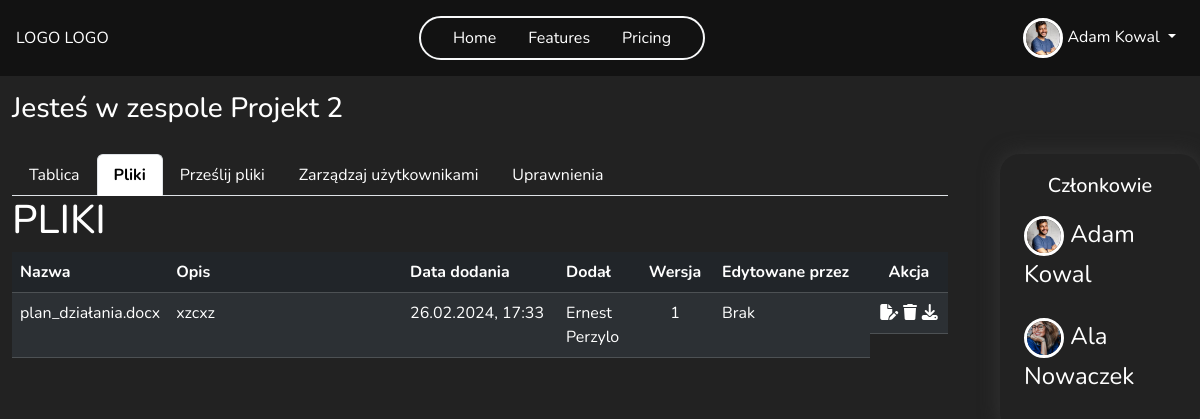
Page /team/4/files (signed in) on the earlier database version.
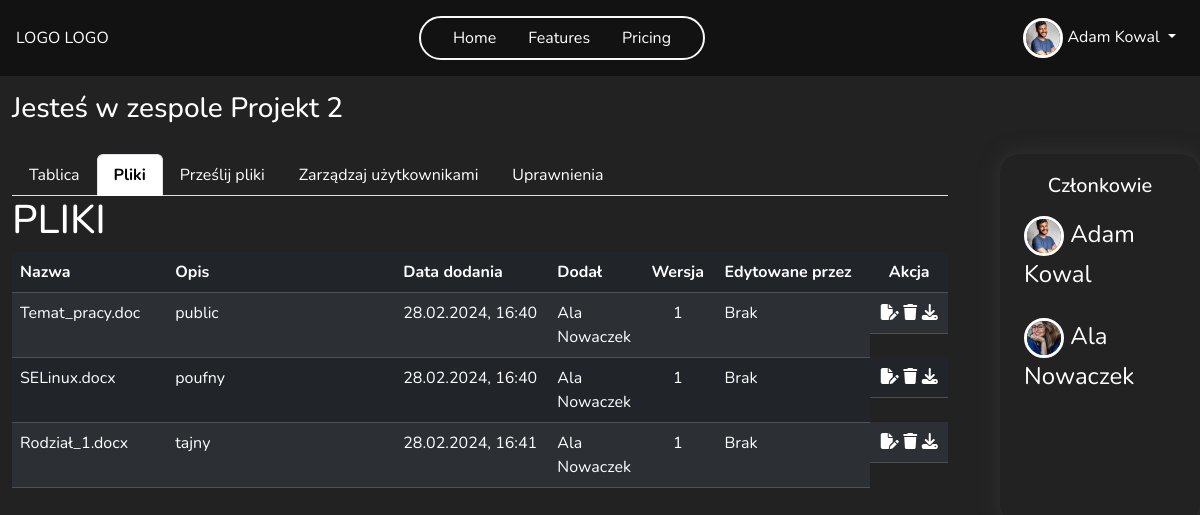
Same page on the later database version.
### main/models.py (models this page shows, shortened)
class Profile(models.Model):
    user = models.OneToOneField(User, on_delete=models.CASCADE)
    image = models.ImageField(default='default.jpg', upload_to=UniqueFileName('profile_pics'))
    bio = models.TextField(max_length=500, blank=True, null=True)
    country = CountryField(default = 'PL')
    age = models.PositiveSmallIntegerField(blank=True, null=True)
    phone_number = models.CharField(max_length=20, blank=True, null=True)
    website = models.CharField(max_length=255, blank=True, null=True)

class Team(models.Model):
    name = models.CharField(max_length=255)
    founder = models.ForeignKey(User, on_delete=models.CASCADE, related_name='team_founder')
    members = models.ManyToManyField(User, through='TeamMembership', related_name='team_member', blank=True)
    key = models.OneToOneField(Key, on_delete=models.SET_NULL, null=True, blank=True, related_name='team_key', unique=True)
    def get_members(self):
        return TeamMembership.objects.filter(team=self)
    class Meta:
        permissions = [
            ("add_new_member", "Can add new team memeber"),
            ("delete_member", "Can delete team memeber"),
            ("manage_perms", "Can manage all permission in team")
        ]

class File(models.Model):
    PRIVACY_CHOICES = [
        ('public', 'Publiczny'),
        ('confidencial', 'Poufny'),
        ('secret', 'Tajny')
    ]
    class Meta:
        permissions = [
            ('download_file', 'Can download file'),
            ('view_confidencial', 'Can view confidencial files'),
            ('edit_confidencial', 'Can edit confidencial files'),
            ('download_confidencial', 'Can download confidencial files'),
            ('view_secret', 'Can view secret files'),
            ('edit_secret', 'Can edit secret files'),
            ('download_secret', 'Can download secret files'),
        ]
    description = models.CharField(max_length=255)
    author = models.ForeignKey(User, on_delete=models.CASCADE)
    team = models.ForeignKey(Team, on_delete=models.CASCADE)
    file = models.FileField(upload_to=upload_to_team_folder, storage=gd_storage, validators=[CustomFileExtensionValidator(['pdf', 'doc', 'docx'])])
    upload_date = models.DateTimeField(default=timezone.now)
    version = models.SmallIntegerField(default=1)
    last_editor = models.ForeignKey(User, on_delete=models.SET_NULL, null=True, blank=True, related_name='last_edited_files')
    privacy_level = models.CharField(max_length=12, choices=PRIVACY_CHOICES, default='public')
    def get_file_name(self):
        return os.path.basename(self.file.name)
    def download(self, request):
        if self.team.key:
            fernet_team = self.get_team_key()
            encrypt_content = self.file.read()
            decrypted_content = fernet_team.decrypt(encrypt_content)
            mime_type, _ = guess_type(self.file.name)
            response = HttpResponse(decrypted_content, content_type=mime_type)
            response['Content-Disposition'] = f'attachment; filename="{os.path.basename(self.file.name)}"'
        return response

class TeamMembership(models.Model):
    user = models.ForeignKey(User, on_delete=models.CASCADE)
    team = models.ForeignKey(Team, on_delete=models.CASCADE)
    groups = models.ManyToManyField(Group)
    def get_fullname_member(self):
        return f'{self.user.get_full_name()}'

### main/views.py (the view, shortened to what this page needs)
# urls.py: path('team/<int:id>/files', views.team_files, name='team_files'),
@login_required
def team_files(request, id):
    team, members = get_team_and_members(id)
    if request.user.is_authenticated:
        user = request.user
        user_permissions = get_user_perms(user, team)
    view_file_perms = check_perms(user, team, 'view_file')
    view_confidencial_perms = check_perms(user, team, 'view_confidencial')
    view_secret_perms = check_perms(user, team, 'view_secret')
    if view_file_perms and view_confidencial_perms and view_secret_perms:
        files = File.objects.filter(team=team)
    if request.method == 'POST':
        file_id = request.POST.get('file-id')
        file = File.objects.filter(id=file_id).first()
        if file and file.author == request.user:
            file.delete()
            redirect('team_files', id=team.id)
    context = {'team': team, 'files': files, 'user':user, 'members': members, 'user_permissions':user_permissions}
    return render(request, 'teams/team_files.html', context=context)

### main/permission_tools.py (called while the page is built)
def check_perms(user, team, codename):
    team_membership = TeamMembership.objects.filter(user=user, team=team).first()
    if team_membership:
        if team_membership.groups.filter(permissions__codename=codename).exists():
            return True
        return False
    else:
        raise Http404("Nie należysz do tego zespołu!!!")

def get_user_perms(user, team):
    team_membership = TeamMembership.objects.filter(user=user, team=team).first()
    user_permissions = []
    if team_membership:
        group = team_membership.groups.first()
        if group:
            user_permissions += list(group.permissions.values_list('codename', flat=True))
    return user_permissions

### main/views.py (called while the page is built)
def get_team_and_members(id):
    team = get_object_or_404(Team, pk=id)
    members = team.get_members()
    return team, members

### main/templates/teams/team_files.html (shortened to what this page needs)
{% extends "teams/team_detail.html" %}
{% load crispy_forms_tags %}
{% block navbar %}
    {% include 'main/navbar.html' %}
{% endblock navbar %}
{% block team-content %}
<h1>PLIKI</h1>
<table class="table table-striped table-dark ">
  <thead>
    <tr>
      <th class="col-2" scope="col">Nazwa</th>
      <th class="col-3" scope="col">Opis</th>
      <th class="col-2" scope="col">Data dodania</th>
      <th class="col-1" scope="col">Dodał</th>
      <th class="col-1 text-center" scope="col">Wersja</th>
      <th class="col-2" scope="col">Edytowane przez</th>
      <th class="col-1 text-center" scope="col">Akcja</th>
    </tr>
  </thead>
  <tbody>
    {% for file in files %}
      <tr>
        <td>{{file.get_file_name}}</td>
        <td>{{file.description}}</td>
        <td>{{file.upload_date|date:"d.m.Y"}}, {{file.upload_date|time:"H:i"}}</td>
        <td>{{file.author.get_full_name}}</td>
        <td class="text-center">{{file.version}}</td>
        <td>
          {% if file.last_editor %}
            {{ file.last_editor.get_full_name }}
          {% else %}
              Brak
          {% endif %}
        </td>
        <td class="d-flex justify-content-around  ">
          {% if 'edit_confidencial' in user_permissions and file.privacy_level == 'confidencial' or user == file.author%}
            <a href="{% url 'edit_file' team.id file.id %}" class="text-white"><i class="fa-solid fa-file-pen"></i></a>
          {% elif 'edit_secret' in user_permissions and file.privacy_level == 'secret' or user == file.author %}
            <a href="{% url 'edit_file' team.id file.id %}" class="text-white"><i class="fa-solid fa-file-pen"></i></a>
          {% elif 'change_file' in user_permissions and file.privacy_level == 'public' or user == file.author %}
            <a href="{% url 'edit_file' team.id file.id %}" class="text-white"><i class="fa-solid fa-file-pen"></i></a>
          {% endif %}
          {% if user == file.author or 'delete_file' in user_permissions%}
          <a  data-bs-toggle="modal" data-bs-target="#confirmDeleteModal"><i class="fa-solid fa-trash"></i></a>
          {% endif %}
          {% if 'download_confidencial' in user_permissions and file.privacy_level == 'confidencial' %}
           <a href="{% url 'download_file' file.id %}" class="text-white" target="_blank"><i class="fa-solid fa-download"></i></a>
          {% elif 'download_secret' in user_permissions and file.privacy_level == 'secret' %}
           <a href="{% url 'download_file' file.id %}" class="text-white" target="_blank"><i class="fa-solid fa-download"></i></a>
          {% elif 'download_file' in user_permissions and file.privacy_level == 'public' %}
            <a href="{% url 'download_file' file.id %}" class="text-white" target="_blank"><i class="fa-solid fa-download"></i></a>
          {% endif %}
        </td>
      </tr>
    {% endfor %}
  </tbody>
</table>
{% endblock %}

### main/templates/teams/team_detail.html (shortened to what this page needs)
{% extends "main/base.html" %}
{% load crispy_forms_tags %}
{% block content %}
<div class="container-fluid team-container ">
  <h3 class="mt-3">Jesteś w zespole {{team.name}}</h3>
    <div class="row ">
        <div class="col-10 team-col">
            <ul class="nav nav-tabs">
                <li class="nav-item">
                  <a class="nav-link" aria-current="page" href="{% url 'team_board' team.id %}">Tablica</a>
                </li>
                <li class="nav-item">
                  <a class="nav-link" href="{% url 'team_files' team.id %}">Pliki</a>
                </li>
                <li class="nav-item">
                  <a class="nav-link" href="{% url 'team_add_file' team.id %}">Prześlij pliki</a>
                </li>
                {% if 'manage_perms' in user_permissions %}
                  <li class="nav-item">
                    <a class="nav-link" href="{% url 'team_members' team.id %}">Zarządzaj użytkownikami</a>
                  </li>
                  <li class="nav-item">
                    <a class="nav-link" href="{% url 'team_permission' team.id %}">Uprawnienia</a>
                  </li>
                  {% elif 'delete_member' in user_permissions and 'add_new_member' in user_permissions %}
                  <li class="nav-item">
                    <a class="nav-link" href="{% url 'team_members' team.id %}">Zarządzaj użytkownikami</a>
                  </li>
                {% endif %}
              </ul>
            <div class="team-content">
              {% block team-content %}{% endblock team-content %}
            </div>
        </div>
        <div class="col-2 members-col" >
            <h5 class="text-center ">Członkowie</h5>
          {% for member in members %}
            <div class="row d-flex align-items-center ">
                <div class="member-name d-flex justify-content-between ">
                    <div>
                      <img src="{{ member.user.profile.image.url }}" class="rounded-circle img-profile">
                      {{member.get_fullname_member}}
                    </div>
                </div>
            </div>
          {% endfor %}
        </div>
    </div>
</div>
{% endblock content %}

### main/templates/main/base.html (shortened to what this page needs)
<!DOCTYPE html>
<html>
  <head>
    {% load static %}
    <link rel="stylesheet" href="{% static 'style/new.css' %}" />
    <link rel="stylesheet" href="{% static 'style/profile.css' %}" />
    <link rel="stylesheet" href="{% static 'style/team.css' %}" />
    <link href="https://cdn.jsdelivr.net/npm/bootstrap@5.3.2/dist/css/bootstrap.min.css" rel="stylesheet"/>
  </head>
  <body class="bg ">
    {% block navbar %}
    {% endblock navbar %}
    <div class=" main-container ">
      {% block content %}
      {% endblock %}
    </div>
  </body>
</html>

### main/templates/main/navbar.html (shortened to what this page needs)
<nav class="navbar navbar-expand-lg my-nav text-light justify-content-center position-relative p-3 z-3">
  <div class="d-flex justify-content-between w-100 align-items-center">
    <a class=" nav-link" href="/">LOGO LOGO</a>
    <ul class="navbar-nav mb-2 mb-lg-0 justify-content-center border border-2 border-light rounded-pill px-4 gap-3 ">
      <li class="nav-item">
        <a class="nav-link active" aria-current="page" href="{% url 'home' %}">Home</a>
      </li>
      <li class="nav-item">
        <a class="nav-link" href="#">Features</a>
      </li>
      <li class="nav-item">
        <a class="nav-link" href="#">Pricing</a>
      </li>
    </ul>
    <div class="navbar-nav ">
      {% if user.is_authenticated %}
          <div class="nav-item dropdown ml-auto">
            <a class="nav-link dropdown-toggle" href="#" role="button" data-bs-toggle="dropdown" aria-expanded="true">
              <img src="{{ user.profile.image.url }}" class="rounded-circle img-profile">
              {{ user.get_full_name }}
            </a>
          </div>
      {% else %}
      <a
        class="nav-link border border-2 border-light rounded-pill d-flex justify-content-center align-items-center gap-3 position-relative login-icon"
        href="{% url 'my-login' %}">Login<i class="fa-solid fa-user border border-2 border-light rounded-circle position-absolute button-icon"></i></a>
      {% endif %}
    </div>
  </div>
</nav>

### static/style/new.css (style rules this page uses)
* { padding: 0; margin: 0; box-sizing: border-box; font-family: 'Nunito', sans-serif; }
.bg { background-color: #121212 !important; color: white; }
.main-container { display: flex; justify-content: center; }
.navbar { height: 76px !important; }
.nav-link { color: white !important; }
.img-profile { width: 40px ; height: 40px; object-fit: cover; border: 3px solid white; }

### static/style/profile.css (style rules this page uses)
.text-light { color: #babbbc !important; }

### static/style/team.css (style rules this page uses)
.team-container { height: calc(100vh - 76px); background-color: #222222; }
.team-col { border-radius: 20px; width: 80% !important; margin-right: 40px; padding: 20px; }
.nav-tabs .nav-link.active { color: black !important; font-weight: 700 !important; }
.members-col { box-shadow: 0 0 20px rgb(52, 52, 52) !important; max-height: 780px !important; border-radius: 20px; padding: 20px; overflow:auto; margin-top: 20px !important; max-height: 670px !important; overflow-y: auto ; }
.members-col .row { margin: 10px 10px 10px 0; }
.member-name { font-size: 24px; width: auto; padding: 8px; position: relative; }
.fa-trash { cursor: pointer; }

Differences in the rows shown:
removed File: get_file_name "plan_działania.docx", description "xzcxz", upload_date "26.02.2024", upload_date "17:33", author.get_full_name "Ernest Perzylo", version "1", shows "Brak", privacy_level "public" (drawn)
added File: get_file_name "Temat_pracy.doc", description "public", upload_date "28.02.2024", upload_date "16:40", author.get_full_name "Ala Nowaczek", version "1", shows "Brak", privacy_level "public" (drawn)
added File: get_file_name "SELinux.docx", description "poufny", upload_date "28.02.2024", upload_date "16:40", author.get_full_name "Ala Nowaczek", version "1", shows "Brak", privacy_level "confidencial" (drawn)
added File: get_file_name "Rodział_1.docx", description "tajny", upload_date "28.02.2024", upload_date "16:41", author.get_full_name "Ala Nowaczek", version "1", shows "Brak", privacy_level "secret" (drawn)
